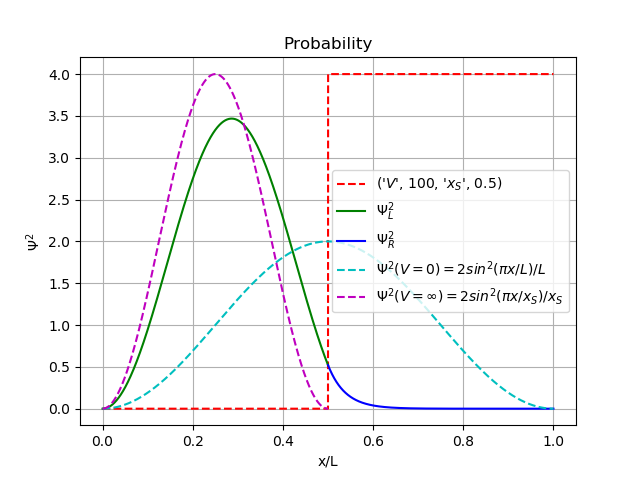

Here is the Python script that generated this plot:
# -*- coding: utf-8 -*-
"""
Rafa da Silva
Created Oct 18 2018

Last check Oct 19 2018 

Given the Schrödinger equation and a simple squared potential
side L=1, compute the energy levels and draw its wavefunction.
"""

import matplotlib.pyplot as plt
import numpy as np
    

#------------------------------------------------------------------

#Choose your potential
# V <= 10^4 to avoid overflow

V = 72
xs = 0.43

#Ground state of an infinite square potential with side L=1
Eguay = np.pi*np.pi*0.5

#The analitical finder of the energy levels from root.py

def fun(E,V,x):
    
    alpha = np.sqrt(2*E+0j)
    beta = np.sqrt(2*(E-V)+0j)
    
    eA = np.exp(2j*alpha*x)
    eB = np.exp(2j*beta*(x-1))
    
    f = ((eA-1)/(alpha*(eA+1)))/((eB-1)/(beta*(eB+1)))
    
    return np.absolute(f)-1

#-----------------------------------------------------------------------------
#draw potential with the wave function of the first energy level



a = 0
b = 100*Eguay
N = 1000001
deltaE = (b-a)/np.float(N)
EE=np.arange(a,b+deltaE,deltaE)

f0 = fun(EE[0],V,xs)
f1 = fun(EE[1],V,xs)

for j in range(len(EE)-1):
    if (f1*f0) < 0 :
        E=0.5*(EE[j-1]+EE[j])
        break
    f0 = fun(EE[j],V,xs)
    f1 = fun(EE[j+1],V,xs)

#E=EE[0]
print(E/Eguay, "Eguays")

def phi_fun_L(E,x):
    
    alpha = np.sqrt(2*E+0j)
    
    return np.exp(1j*alpha*x)-np.exp(-1j*alpha*x)

def phi_fun_R(E,V,x):
    
    beta = np.sqrt(2*(E-V)+0j)

    return np.exp(1j*beta)*(np.exp(1j*beta*(x-1))-np.exp(-1j*beta*(x-1)))

def simpson(a,b,h,vect): #Simpson for discrete vectors

    #add the extrems
    add=(vect[a]+vect[b])

    #add each parity its factor
    for i in np.arange(a+2,b,2):
        add+=2*vect[i]

    for i in np.arange(a+1,b,2):
        add+=4*vect[i]

    #add the global factor
    add*=(h/np.float(3))

    return add

def c2a2(E,V,x):
    
    alpha = np.sqrt(2*E+0j)
    beta = np.sqrt(2*(E-V)+0j)
    
    eA = np.exp(2j*alpha*x)
    eB = np.exp(2j*beta*(x-1))
    
    f = (alpha*(eA-eA**-1))/(beta*np.exp(2j*beta)*(eB-eB**-1))
    
    return np.absolute(f)

a=0
b=1
N=100007
deltax=(b-a)/np.float(N)
xx=np.arange(a+deltax,b,deltax)

phi_val_L=1j*np.zeros([len(xx)])
phi_val_R=1j*np.zeros([len(xx)])

i_L=int((len(xx)-len(xx)%(1/xs))*xs)
i_R=i_L+2

for i in range(0,i_L+1):
    phi_val_L[i]=phi_fun_L(E,xx[i])
for i in range(i_R,len(xx)):
    phi_val_R[i]=phi_fun_R(E,V,xx[i])

phi2_L=np.absolute(np.multiply(np.conjugate(phi_val_L),phi_val_L))
phi2_R=np.absolute(np.multiply(np.conjugate(phi_val_R),phi_val_R))

A2=1/(simpson(0,i_L,deltax,phi2_L)
+np.absolute(c2a2(E,V,xs))*simpson(i_R,len(xx)-1,deltax,phi2_R))

C2=np.absolute(c2a2(E,V,xs))*A2
C2_fake=(phi2_L[i_L]/phi2_R[i_R])*A2

phi2_L=np.multiply(phi2_L,A2)
phi2_R=np.multiply(phi2_R,C2)

suma=0
for i in range(0,i_L+1):
    suma+=phi2_L[i]*deltax
for i in range(i_R,len(xx)):
    suma+=phi2_R[i]*deltax
    
print(suma)
    
#-----------------------------------------------------------------------------
#What the whole thing looks like

def pot(V,x,xs):
    if x<=xs and x>0:
        return 0
    elif x<1 and x>xs:
        return V
    else: 
        return 1000000000

pot_vect =[]
sin2 = []
sin22 = []
for x in xx:
    sin2.append(2*np.sin(x*np.pi)**2)
    sin22.append((1/xs)*2*np.sin(x*np.pi*(1/xs))**2)
    pot_vect.append(pot(V,x,xs))
    
plt.plot(xx,np.multiply(pot_vect,2*(1/xs)*(1/V)),
         'r--',label=("$V$",V,"$x_S$",xs))
plt.plot(xx[:i_L],phi2_L[:i_L],'g-',label='$\Psi^2_L$')
plt.plot(xx[i_R:],phi2_R[i_R:],'b-',label='$\Psi^2_R$')
plt.plot(xx,sin2,'c--',
         label='$\Psi^2(V=0) = 2 sin^2(\pi x / L)/ L$')
plt.plot(xx[:i_L],sin22[:i_L],'m--',
         label='$\Psi^2(V=\infty) = 2 sin^2(\pi x / x_S)/ x_S$')
plt.grid(True)
plt.legend()
plt.title('Probability')
plt.xlabel("x/L")
plt.ylabel("$\Psi^2$")
plt.show()
